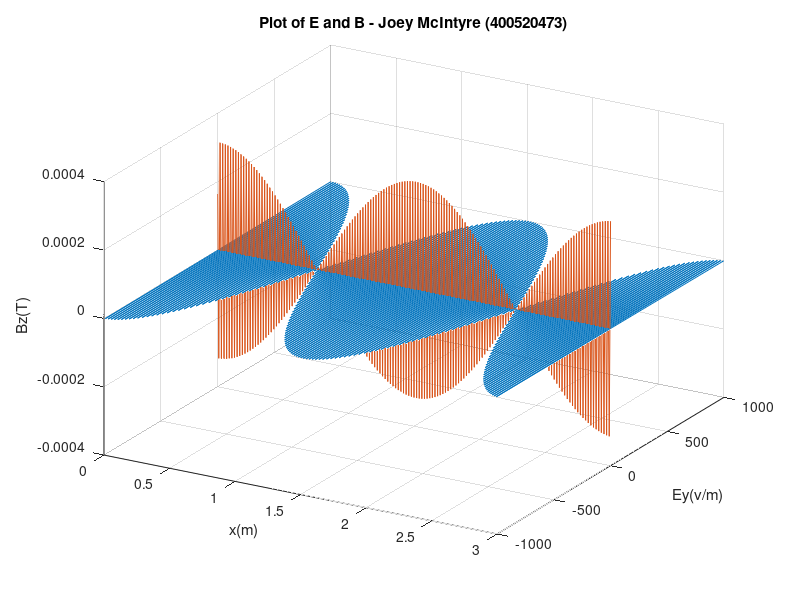

Reproduce this figure in MATLAB.
%% ELECENG 3FK4 - Assignment 2 - Oct 26th, 2025
clc; % clear command line
clear; % remove previous variables

Beta = 316.23; % phase constant (rad/m)

x = 0:0.01:3; % plot from x=0 to x=3

Ey = 1000*cos(-Beta*x); % electric field intensity (V/m)
Bz = 1000*10e-10*Beta*cos(-Beta*x); % magnetic field density (T)

null = 0.*x; % build null array

plot3(x,Ey,null,'-',x,null,Bz) % generate the 3D plot
grid on % turn on grid lines
title('Plot of E and B - Joey McIntyre (400520473)'); % add plot title
view([30 30]) % set view point
xlabel('x(m)') % label x axis
ylabel('Ey(v/m)') % label y axis
zlabel('Bz(T)') % label z axis

